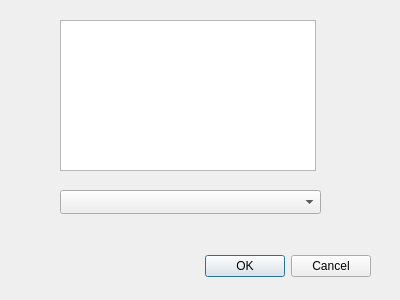
<?xml version="1.0" encoding="UTF-8"?>
<ui version="4.0">
 <class>SelectBaseStationForm</class>
 <widget class="QDialog" name="SelectBaseStationForm">
  <property name="geometry">
   <rect>
    <x>0</x>
    <y>0</y>
    <width>400</width>
    <height>300</height>
   </rect>
  </property>
  <property name="windowTitle">
   <string>Dialog</string>
  </property>
  <widget class="QDialogButtonBox" name="buttonBox">
   <property name="geometry">
    <rect>
     <x>30</x>
     <y>250</y>
     <width>341</width>
     <height>32</height>
    </rect>
   </property>
   <property name="orientation">
    <enum>Qt::Horizontal</enum>
   </property>
   <property name="standardButtons">
    <set>QDialogButtonBox::Cancel|QDialogButtonBox::Ok</set>
   </property>
  </widget>
  <widget class="QListView" name="baseListView">
   <property name="geometry">
    <rect>
     <x>60</x>
     <y>20</y>
     <width>256</width>
     <height>151</height>
    </rect>
   </property>
  </widget>
  <widget class="QComboBox" name="comboBox">
   <property name="geometry">
    <rect>
     <x>60</x>
     <y>190</y>
     <width>261</width>
     <height>24</height>
    </rect>
   </property>
  </widget>
 </widget>
 <resources/>
 <connections>
  <connection>
   <sender>buttonBox</sender>
   <signal>accepted()</signal>
   <receiver>SelectBaseStationForm</receiver>
   <slot>accept()</slot>
   <hints>
    <hint type="sourcelabel">
     <x>248</x>
     <y>254</y>
    </hint>
    <hint type="destinationlabel">
     <x>157</x>
     <y>274</y>
    </hint>
   </hints>
  </connection>
  <connection>
   <sender>buttonBox</sender>
   <signal>rejected()</signal>
   <receiver>SelectBaseStationForm</receiver>
   <slot>reject()</slot>
   <hints>
    <hint type="sourcelabel">
     <x>316</x>
     <y>260</y>
    </hint>
    <hint type="destinationlabel">
     <x>286</x>
     <y>274</y>
    </hint>
   </hints>
  </connection>
 </connections>
</ui>
